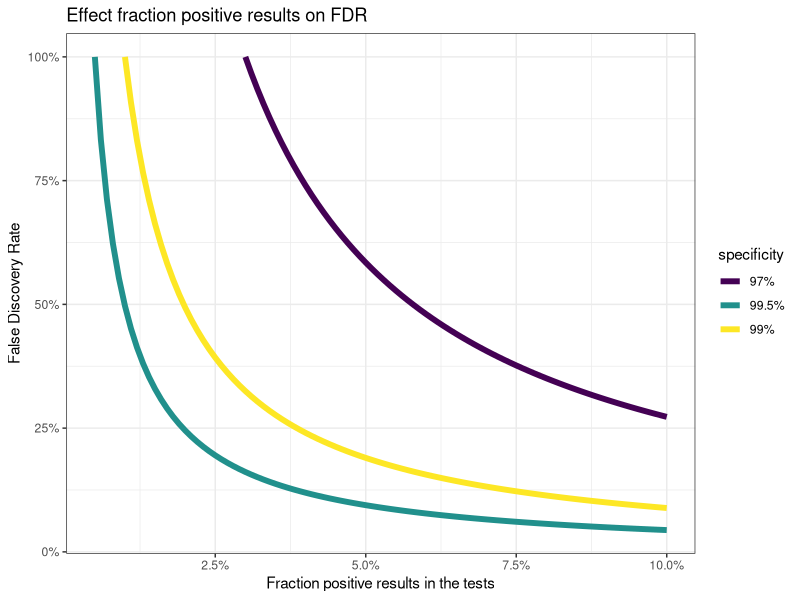
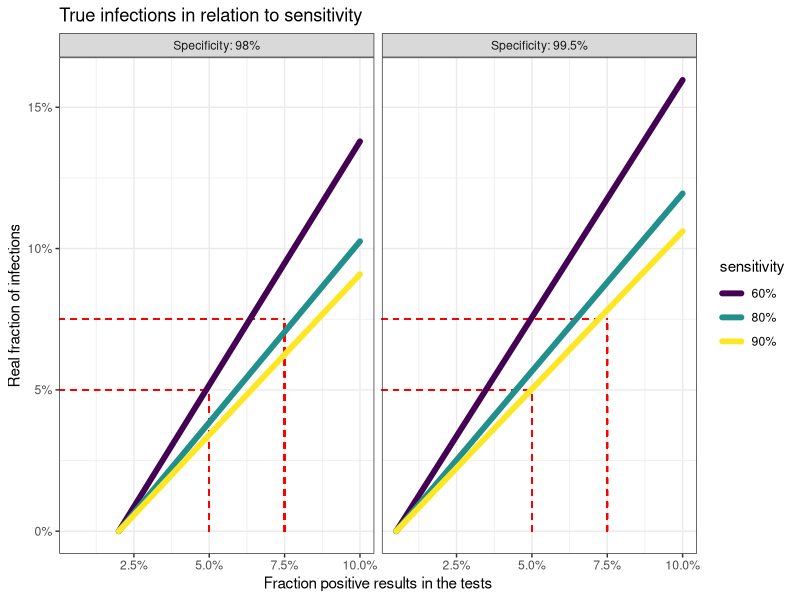

These charts were generated, in order, by the following R code:
## ---- chunk 1
knitr::opts_chunk$set(echo = TRUE)
library(ggplot2)
library(dplyr)
library(patchwork)
## ---- chunk 2
calc_p <- function(n, sp, se){
        p <- (n + sp - 1)/ (se + sp - 1)
        # You can't have less positive cases than expected by
        # the proportion of false positives when there's no
        # infections!
        p[n < (1-sp)] <- NA
        # get around floating point errors
        p[round(n,4)== round(1-sp, 4)] <- 0
        p
}
calc_fdr <- function(n, sp, se){
        p <- calc_p(n, sp, se)
        np <- 1 - p
        np * (1 - sp) / (p*se + (np * (1 - sp)))
}
## ---- chunk 3
# Make the data:
theseq <- seq(0.005,0.1, by = 0.001)
pdata <- tibble(
        posrate = rep(theseq, 3),
        specificity = rep(c("99.5%","99%","97%"), 
                          each = length(theseq) ),
        fdr = c(calc_fdr(theseq, 0.995,0.8),
                calc_fdr(theseq, 0.99, 0.8),
                calc_fdr(theseq,0.97,0.8))
) %>% na.omit()
ggplot(pdata, aes(x = posrate, y = fdr, color = specificity)) +
        geom_line(lwd = 2) +
        scale_x_continuous(labels = scales::percent) +
        scale_y_continuous(labels = scales::percent) +
        labs(x = "Fraction positive results in the tests",
             y = "False Discovery Rate",
             title = "Effect fraction positive results on FDR") +
        theme_bw() +
        scale_color_viridis_d()
## ---- chunk 4
pdata <- tibble(
        posrate = rep(theseq, 3),
        sensitivity = rep(c("90%","80%","60%"), 
                          each = length(theseq) ),
        fdr = c(calc_p(theseq, 0.995,0.9),
                calc_p(theseq, 0.995, 0.8),
                calc_p(theseq,0.995,0.6)),
        specificity = "99.5%"
) %>% rbind(
    tibble(
        posrate = rep(theseq, 3),
        sensitivity = rep(c("90%","80%","60%"), 
                          each = length(theseq) ),
        fdr = c(calc_p(theseq, 0.98,0.9),
                calc_p(theseq, 0.98, 0.8),
                calc_p(theseq,0.98,0.6)),
        specificity = "98%"
        )
    ) %>% na.omit()

ggplot(pdata, aes(x = posrate, y = fdr, color = sensitivity)) +
        geom_segment(x = 0, xend = 0.05, y = 0.05, yend = 0.05,
                     col = "red", linetype = "dashed") +
        geom_segment(x = 0.05, xend = 0.05, y = 0, yend = 0.05,
                     col = "red", linetype = "dashed") +
        geom_segment(x = 0, xend = 0.075, y = 0.075, yend = 0.075,
                     col = "red", linetype = "dashed") +
        geom_segment(x = 0.075, xend = 0.075, y = 0, yend = 0.075,
                     col = "red", linetype = "dashed") +
        geom_path(lwd = 2, lineend = "round") +
        scale_x_continuous(labels = scales::percent) +
        scale_y_continuous(labels = scales::percent) +
        labs(x = "Fraction positive results in the tests",
             y = "Real fraction of infections",
             title = "True infections in relation to sensitivity") +
        theme_bw() +
        scale_color_viridis_d() +
        facet_wrap(vars(specificity),
                   labeller = as_labeller(
                           c("98%" = "Specificity: 98%",
                             "99.5%" = "Specificity: 99.5%")))

